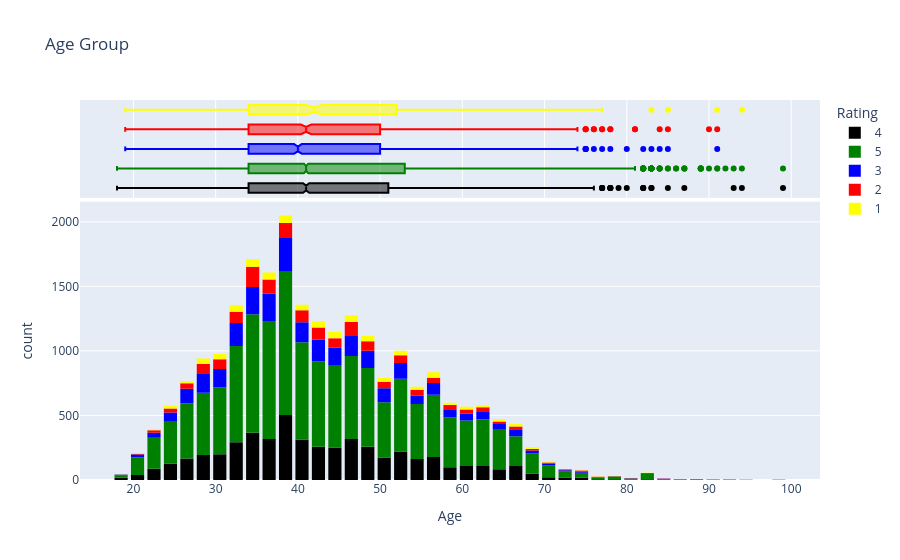

Source (notebook cell):
### Markdown cell above
The histogram on the bottom shows age distribution with green bars for recommended individuals and red bars for non-recommended ones. The box plots at the top display the spread and outliers of ages for each recommendation group helping to visualize differences in age distribution between the two groups.

We can visualize the distribution of the age columns data along with the Rating.

### Code cell
fig = px.histogram(df,
                   x="Age",
                   marginal='box',
                   title="Age Group",
                   color="Rating",
                   nbins=65-18,
                   color_discrete_sequence
                   =['black', 'green', 'blue', 'red', 'yellow'])
fig.update_layout(bargap=0.2)

### Figure 1 — Plotly figure (JSON) as saved in the notebook; plotly's stock layout.template omitted (floating-point values rounded to 4 significant figures; data arrays with more than 128 entries replaced by an {"elided": "..."} marker saying what was removed)
{"data": [{"bingroup": "x", "hovertemplate": "Rating=4<br>Age=%{x}<br>count=%{y}<extra></extra>", "legendgroup": "4", "marker": {"color": "black", "pattern": {"shape": ""}}, "name": "4", "nbinsx": 47, "orientation": "v", "showlegend": true, "type": "histogram", "x": {"elided": "5077 int values"}, "xaxis": "x", "yaxis": "y"}, {"hovertemplate": "Rating=4<br>Age=%{x}<extra></extra>", "legendgroup": "4", "marker": {"color": "black"}, "name": "4", "notched": true, "showlegend": false, "type": "box", "x": {"elided": "5077 int values"}, "xaxis": "x2", "yaxis": "y2"}, {"bingroup": "x", "hovertemplate": "Rating=5<br>Age=%{x}<br>count=%{y}<extra></extra>", "legendgroup": "5", "marker": {"color": "green", "pattern": {"shape": ""}}, "name": "5", "nbinsx": 47, "orientation": "v", "showlegend": true, "type": "histogram", "x": {"elided": "13131 int values"}, "xaxis": "x", "yaxis": "y"}, {"hovertemplate": "Rating=5<br>Age=%{x}<extra></extra>", "legendgroup": "5", "marker": {"color": "green"}, "name": "5", "notched": true, "showlegend": false, "type": "box", "x": {"elided": "13131 int values"}, "xaxis": "x2", "yaxis": "y2"}, {"bingroup": "x", "hovertemplate": "Rating=3<br>Age=%{x}<br>count=%{y}<extra></extra>", "legendgroup": "3", "marker": {"color": "blue", "pattern": {"shape": ""}}, "name": "3", "nbinsx": 47, "orientation": "v", "showlegend": true, "type": "histogram", "x": {"elided": "2871 int values"}, "xaxis": "x", "yaxis": "y"}, {"hovertemplate": "Rating=3<br>Age=%{x}<extra></extra>", "legendgroup": "3", "marker": {"color": "blue"}, "name": "3", "notched": true, "showlegend": false, "type": "box", "x": {"elided": "2871 int values"}, "xaxis": "x2", "yaxis": "y2"}, {"bingroup": "x", "hovertemplate": "Rating=2<br>Age=%{x}<br>count=%{y}<extra></extra>", "legendgroup": "2", "marker": {"color": "red", "pattern": {"shape": ""}}, "name": "2", "nbinsx": 47, "orientation": "v", "showlegend": true, "type": "histogram", "x": {"elided": "1565 int values"}, "xaxis": "x", "yaxis": "y"}, {"hovertemplate": "Rating=2<br>Age=%{x}<extra></extra>", "legendgroup": "2", "marker": {"color": "red"}, "name": "2", "notched": true, "showlegend": false, "type": "box", "x": {"elided": "1565 int values"}, "xaxis": "x2", "yaxis": "y2"}, {"bingroup": "x", "hovertemplate": "Rating=1<br>Age=%{x}<br>count=%{y}<extra></extra>", "legendgroup": "1", "marker": {"color": "yellow", "pattern": {"shape": ""}}, "name": "1", "nbinsx": 47, "orientation": "v", "showlegend": true, "type": "histogram", "x": {"elided": "842 int values"}, "xaxis": "x", "yaxis": "y"}, {"hovertemplate": "Rating=1<br>Age=%{x}<extra></extra>", "legendgroup": "1", "marker": {"color": "yellow"}, "name": "1", "notched": true, "showlegend": false, "type": "box", "x": {"elided": "842 int values"}, "xaxis": "x2", "yaxis": "y2"}], "layout": {"bargap": 0.2, "barmode": "relative", "legend": {"title": {"text": "Rating"}, "tracegroupgap": 0}, "title": {"text": "Age Group"}, "xaxis": {"anchor": "y", "domain": [0, 1], "title": {"text": "Age"}}, "xaxis2": {"anchor": "y2", "domain": [0, 1], "matches": "x", "showgrid": true, "showticklabels": false}, "yaxis": {"anchor": "x", "domain": [0, 0.7326], "title": {"text": "count"}}, "yaxis2": {"anchor": "x2", "domain": [0.7426, 1], "matches": "y2", "showgrid": false, "showline": false, "showticklabels": false, "ticks": ""}}}
